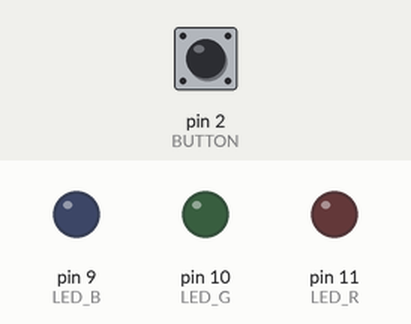
The sketch below on a simulated Arduino Uno, built with avr-gcc and run on an emulated ATmega328P. Shown: output pins drawn as LEDs (lit = HIGH). Inputs (shaded band) come from the test bench; at power-on: pin 2 (BUTTON) LOW.

Above: at 1.2 s.
1.3 s: pin 2 (BUTTON) pulled HIGH for 0.15 s
At 2.5 s:
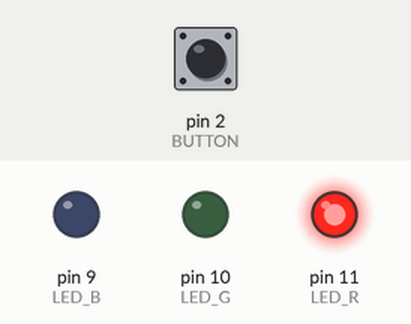
2.9 s: pin 2 (BUTTON) pulled HIGH for 1 s
At 3.7 s:
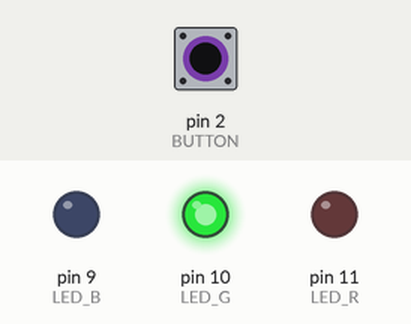
5.4 s: pin 2 (BUTTON) pulled HIGH for 0.15 s
At 6.6 s:
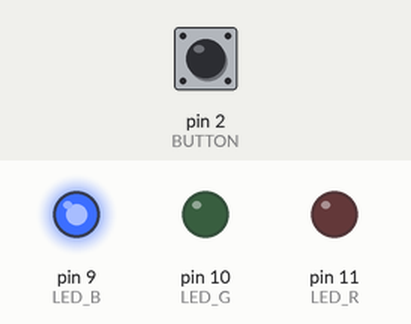
7.0 s: pin 2 (BUTTON) pulled HIGH for 3.2 s
At 8.0 s:
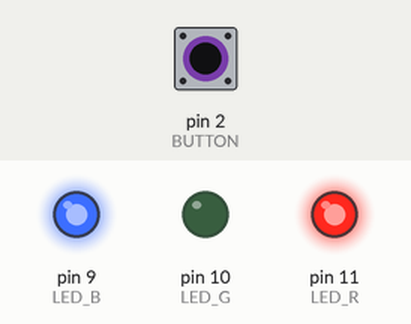
11.7 s: pin 2 (BUTTON) pulled HIGH for 0.15 s
At 12.8 s:
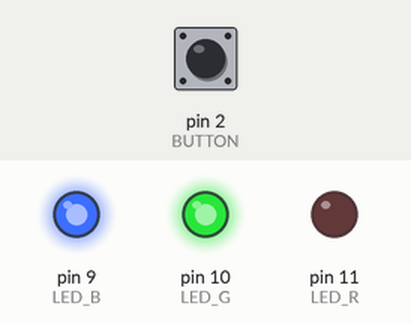
13.3 s: pin 2 (BUTTON) pulled HIGH for 1 s
At 14.0 s:
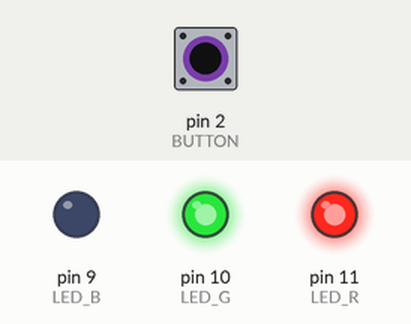
Timing chart, 0 to 16.3 s (numbered marks = the images above; inputs shaded):
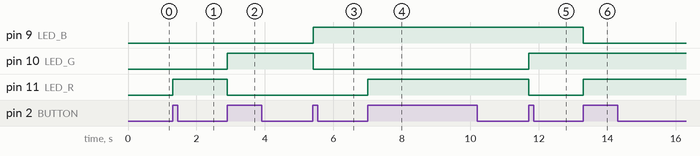

The sketch:

ColourChangingLED.ino
```cpp
const int LED_B = 9;
const int LED_G = 10;
const int LED_R = 11;
const int BUTTON = 2;
boolean currentButton = LOW;
boolean lastButton = LOW;
int mode = 0;

void setup() {
  // put your setup code here, to run once:

  pinMode(LED_R, OUTPUT);
  pinMode(LED_G, OUTPUT);
  pinMode(LED_B, OUTPUT);
  pinMode(BUTTON, INPUT);
}

boolean debounce(boolean last){
  boolean current = digitalRead(BUTTON);
  if (last != current)
  {
    delay(5);
    current = digitalRead(BUTTON);
  }
  return current;
}

void setMode(int mode){
  if (mode == 1)                     //red
  {
    digitalWrite(LED_R, HIGH);
    digitalWrite(LED_B, LOW);
    digitalWrite(LED_G, LOW);
  }
  else if (mode == 2)                //green
  {
    digitalWrite(LED_R, LOW);
    digitalWrite(LED_B, LOW);
    digitalWrite(LED_G, HIGH);
  }
  else if (mode == 3)                //blue
  {
    digitalWrite(LED_R, LOW);
    digitalWrite(LED_B, HIGH);
    digitalWrite(LED_G, LOW);
  }
  else if (mode == 4)                //purple
  {
    digitalWrite(LED_R, 127);
    digitalWrite(LED_B, 127);
    digitalWrite(LED_G, 0);
  }
  else if (mode == 5)                //teal
  {
    digitalWrite(LED_R, 0);
    digitalWrite(LED_B, 127);
    digitalWrite(LED_G, 127);
  }
  else if (mode == 6)                //orange
  {
    digitalWrite(LED_R, 127);
    digitalWrite(LED_B, 0);
    digitalWrite(LED_G, 127);
  }
  else if (mode == 7)                //white
  {
    digitalWrite(LED_R, 85);
    digitalWrite(LED_B, 85);
    digitalWrite(LED_G, 85);
  }
  else                             //off
  {
    digitalWrite(LED_R, LOW);
    digitalWrite(LED_B, LOW);
    digitalWrite(LED_G, LOW);
  }
}

void loop() {
  // put your main code here, to run repeatedly:
  currentButton = debounce(lastButton);
  if (lastButton == LOW && currentButton == HIGH)
  {
    mode++;
  }
  lastButton = currentButton;
  if (mode == 8) mode = 0;
  setMode(mode);
}
```

Measured:
- after the input at 1.3 s, pin 11 (LED_R): LOW → HIGH at once
- after the input at 2.9 s, pin 10 (LED_G): LOW → HIGH at once; pin 11 (LED_R): HIGH → LOW at once
- after the input at 5.4 s, pin 9 (LED_B): LOW → HIGH at once; pin 10 (LED_G): HIGH → LOW at once
- after the input at 7.0 s, pin 11 (LED_R): LOW → HIGH at once
- after the input at 11.7 s, pin 10 (LED_G): LOW → HIGH at once; pin 11 (LED_R): HIGH → LOW at once
- after the input at 13.3 s, pin 9 (LED_B): HIGH → LOW at once; pin 11 (LED_R): LOW → HIGH at once
